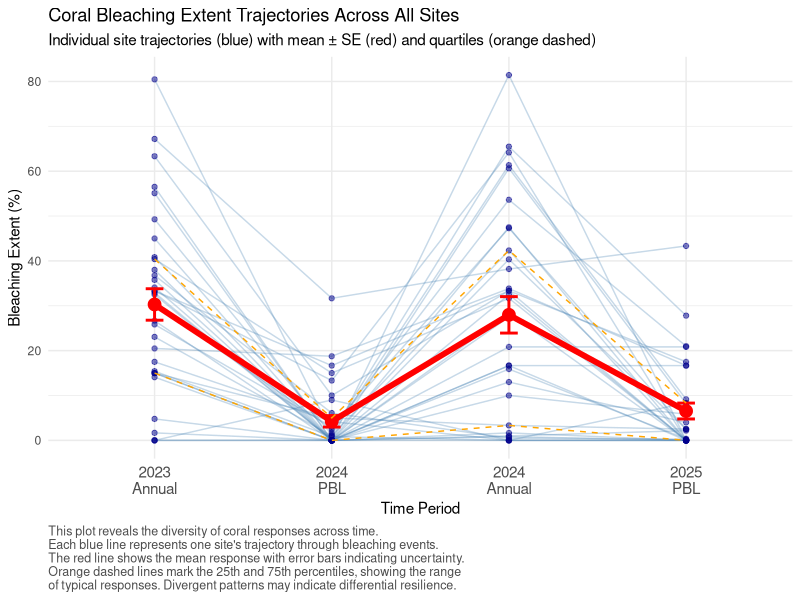
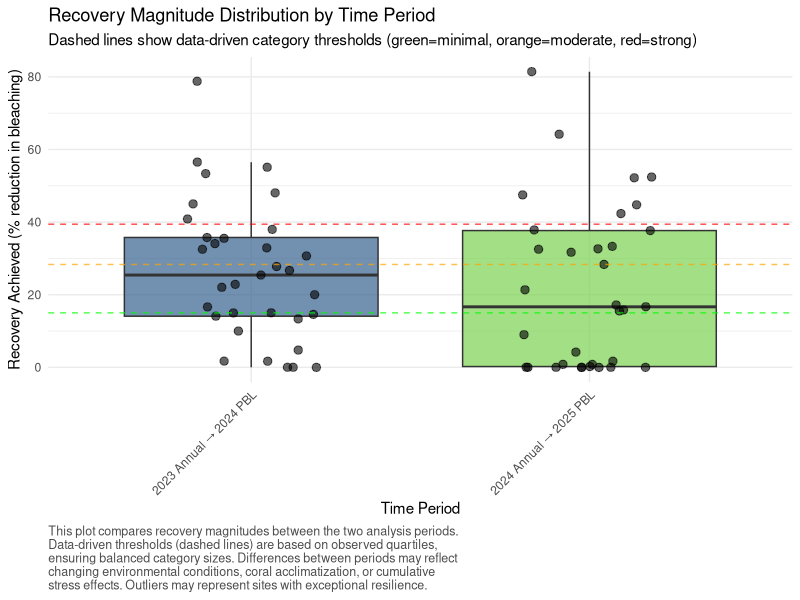
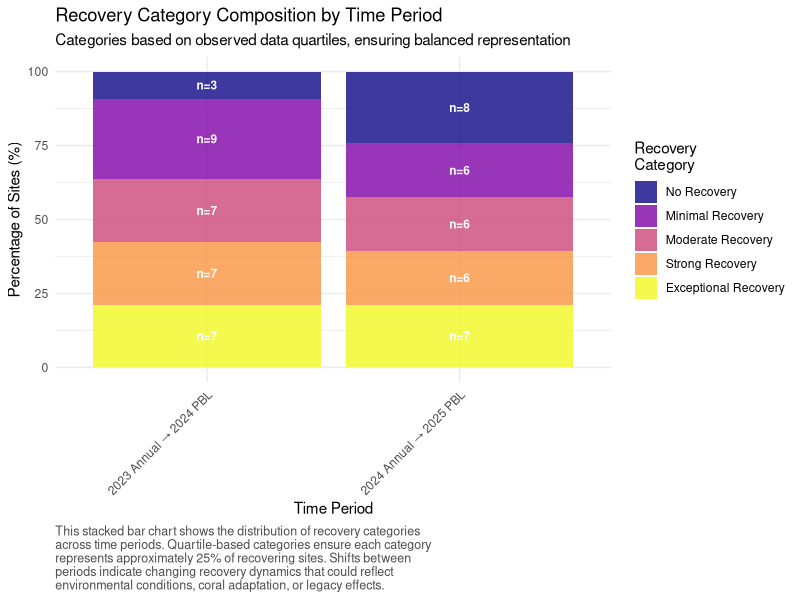
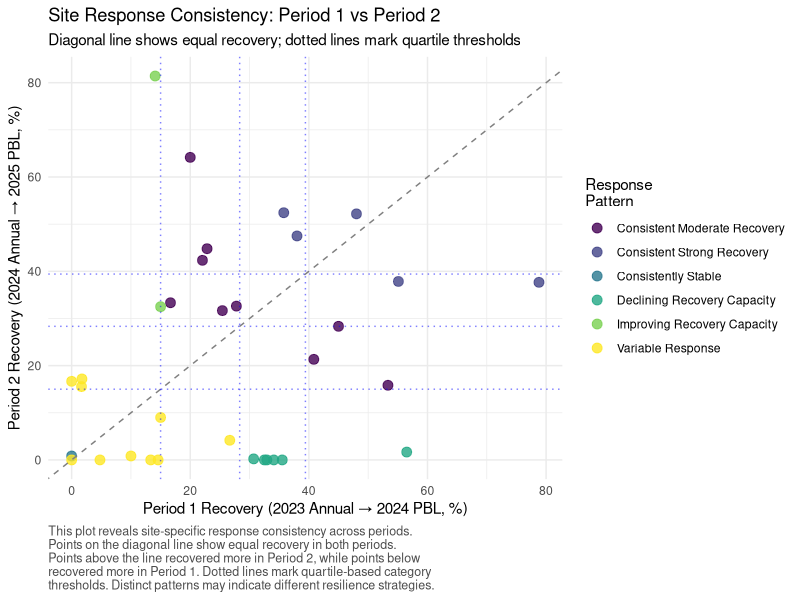
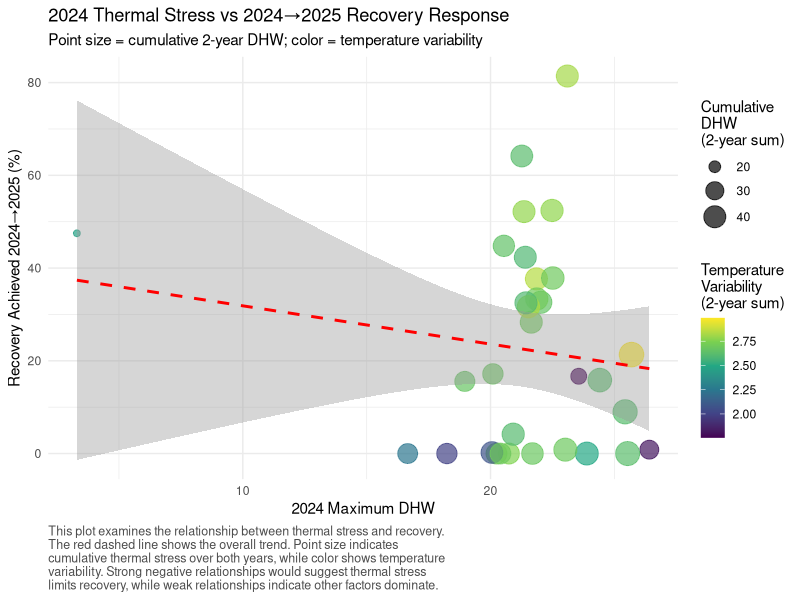

Write the R code that produced these figures, in order.
# ============================================================================
# 03: Comprehensive Bleaching Response and Recovery Analysis
# ============================================================================
# Purpose: Analyze coral bleaching response patterns across timepoints,
#          calculate recovery metrics using data-driven quartile classifications,
#          and examine temporal dynamics of coral condition changes.
#          Focus on 2023 Annual → 2024 PBL vs 2024 Annual → 2025 PBL patterns.
# Author: Coral Bleaching Analysis Pipeline
# Date: Analysis of 2023-2025 bleaching events
# Dependencies: Requires outputs from scripts 01 and 02
# ============================================================================

# Load required libraries with explicit purpose for each
library(dplyr)        # Data manipulation and summarization
library(ggplot2)      # Advanced plotting and visualization
library(readr)        # Efficient CSV reading
library(tidyr)        # Data reshaping for analysis
library(viridis)      # Perceptually uniform color scales
library(scales)       # Scale functions for plots
library(gridExtra)    # Multiple plot arrangement
library(corrplot)     # Correlation analysis visualization
library(stringr)      # String manipulation
library(lubridate)    # Date handling if needed

cat("============================================================================\n")
cat("COMPREHENSIVE BLEACHING RESPONSE AND RECOVERY ANALYSIS\n")
cat("============================================================================\n\n")

# ============================================================================
# LOAD PROCESSED DATA FROM PREVIOUS ANALYSES
# ============================================================================

cat("STEP 1: Loading processed datasets from previous analyses\n")
cat("---------------------------------------------------------\n")

# Load extent data (primary response variable)
# Rationale: Bleaching extent provides the most direct measure of coral
# response to thermal stress and recovery capacity over time
if(file.exists("01_extent_site_means.csv")) {
  extent_means <- read_csv("01_extent_site_means.csv")
  cat("Loaded extent site means from Step 01\n")
} else {
  stop("Required file 01_extent_site_means.csv not found. Run script 01 first.")
}

# Load prevalence and mortality data for comprehensive analysis
if(file.exists("01_prevalence_site_means.csv")) {
  prevalence_means <- read_csv("01_prevalence_site_means.csv")
  cat("Loaded prevalence site means from Step 01\n")
} else {
  cat("Warning: Prevalence data not found\n")
  prevalence_means <- NULL
}

if(file.exists("01_mortality_site_means.csv")) {
  mortality_means <- read_csv("01_mortality_site_means.csv")
  cat("Loaded mortality site means from Step 01\n")
} else {
  cat("Warning: Mortality data not found\n")
  mortality_means <- NULL
}

# Load thermal stress metrics
if(file.exists("02_comprehensive_thermal_data.csv")) {
  thermal_data <- read_csv("02_comprehensive_thermal_data.csv")
  cat("Loaded comprehensive thermal data from Step 02\n")
} else {
  cat("Warning: Thermal data not found. Analysis will proceed without thermal context.\n")
  thermal_data <- NULL
}

# Load thermal stress thresholds
if(file.exists("02_thermal_stress_thresholds.csv")) {
  thermal_thresholds <- read_csv("02_thermal_stress_thresholds.csv")
  cat("Loaded thermal stress thresholds from Step 02\n")
} else {
  cat("Warning: Thermal thresholds not found\n")
  thermal_thresholds <- NULL
}

cat(sprintf("Primary dataset dimensions: %d rows × %d columns\n", nrow(extent_means), ncol(extent_means)))

# ============================================================================
# KEY TIMEPOINT EXTRACTION AND VALIDATION
# ============================================================================

cat("\nSTEP 2: Extracting and validating key timepoints for response analysis\n")
cat("----------------------------------------------------------------------\n")

# Define the four critical timepoints for response analysis
# Rationale: These timepoints capture two complete bleaching-recovery cycles:
# Cycle 1: 2023 Annual (baseline) → 2024 PBL (post-2023 stress response)
# Cycle 2: 2024 Annual (baseline) → 2025 PBL (post-2024 stress response)
key_timepoints <- c("2023_Annual", "2024_PBL", "2024_Annual", "2025_PBL")

# Extract data for key timepoints
key_timepoint_data <- extent_means %>%
  filter(
    (year == 2023 & period == "Annual") |
      (year == 2024 & period == "PBL") |
      (year == 2024 & period == "Annual") |
      (year == 2025 & period == "PBL")
  ) %>%
  mutate(
    timepoint = paste(year, period, sep = "_"),
    timepoint_ordered = factor(timepoint, levels = key_timepoints)
  )

# Validate data completeness for each timepoint
timepoint_summary <- key_timepoint_data %>%
  group_by(timepoint_ordered) %>%
  summarise(
    n_sites = n(),
    mean_bleaching = mean(ext_anybleaching, na.rm = TRUE),
    median_bleaching = median(ext_anybleaching, na.rm = TRUE),
    sd_bleaching = sd(ext_anybleaching, na.rm = TRUE),
    min_bleaching = min(ext_anybleaching, na.rm = TRUE),
    max_bleaching = max(ext_anybleaching, na.rm = TRUE),
    q25_bleaching = quantile(ext_anybleaching, 0.25, na.rm = TRUE),
    q75_bleaching = quantile(ext_anybleaching, 0.75, na.rm = TRUE),
    .groups = "drop"
  )

cat("Timepoint data summary:\n")
print(timepoint_summary)

# Identify sites with complete temporal coverage
sites_complete_coverage <- key_timepoint_data %>%
  group_by(site) %>%
  summarise(
    timepoints_available = n(),
    available_timepoints = paste(sort(unique(timepoint)), collapse = ", "),
    .groups = "drop"
  ) %>%
  filter(timepoints_available == 4)

cat(sprintf("\nSites with complete 4-timepoint coverage: %d\n", nrow(sites_complete_coverage)))
cat("These sites will form the core dataset for response analysis.\n")

# ============================================================================
# VISUALIZATION 1: Temporal Bleaching Trajectories
# ============================================================================

# Create comprehensive trajectory visualization
# Justification: Visual inspection of temporal patterns reveals the diversity
# of coral responses and identifies sites with unusual trajectory patterns

# Filter for sites with complete coverage
complete_trajectory_data <- key_timepoint_data %>%
  filter(site %in% sites_complete_coverage$site)

p1 <- ggplot(complete_trajectory_data, aes(x = timepoint_ordered, y = ext_anybleaching)) +
  # Individual site trajectories
  geom_line(aes(group = site), alpha = 0.3, color = "steelblue") +
  geom_point(aes(group = site), alpha = 0.5, size = 1.5, color = "darkblue") +
  
  # Summary statistics overlay
  stat_summary(fun = mean, geom = "line", aes(group = 1), color = "red", size = 2) +
  stat_summary(fun = mean, geom = "point", color = "red", size = 4) +
  stat_summary(fun.data = mean_se, geom = "errorbar", color = "red", width = 0.1, size = 1) +
  
  # Add quartile bands
  stat_summary(fun = function(x) quantile(x, 0.25, na.rm = TRUE), 
               geom = "line", aes(group = 1), color = "orange", linetype = "dashed") +
  stat_summary(fun = function(x) quantile(x, 0.75, na.rm = TRUE), 
               geom = "line", aes(group = 1), color = "orange", linetype = "dashed") +
  
  scale_x_discrete(labels = c("2023\nAnnual", "2024\nPBL", "2024\nAnnual", "2025\nPBL")) +
  labs(
    title = "Coral Bleaching Extent Trajectories Across All Sites",
    subtitle = "Individual site trajectories (blue) with mean ± SE (red) and quartiles (orange dashed)",
    x = "Time Period",
    y = "Bleaching Extent (%)",
    caption = "This plot reveals the diversity of coral responses across time.\nEach blue line represents one site's trajectory through bleaching events.\nThe red line shows the mean response with error bars indicating uncertainty.\nOrange dashed lines mark the 25th and 75th percentiles, showing the range\nof typical responses. Divergent patterns may indicate differential resilience."
  ) +
  theme_minimal() +
  theme(
    axis.text.x = element_text(size = 11),
    plot.caption = element_text(hjust = 0, size = 9, color = "gray30")
  )

ggsave("03_plot_temporal_trajectories.png", p1, width = 12, height = 8, dpi = 300)
cat("\nSaved: 03_plot_temporal_trajectories.png\n")

# ============================================================================
# RESPONSE METRICS CALCULATION
# ============================================================================

cat("\nSTEP 3: Calculating comprehensive response and recovery metrics\n")
cat("--------------------------------------------------------------\n")

# Create comprehensive response metrics
# Rationale: Multiple metrics capture different aspects of coral responses:
# - Recovery magnitude: absolute change in bleaching extent
# - Recovery efficiency: proportional change relative to initial condition
# - Response direction: improvement vs. deterioration
# - Response consistency: variability across response periods

calculate_response_metrics <- function(initial_bleaching, final_bleaching) {
  # Calculate various response metrics
  # Rationale: Different metrics emphasize different aspects of recovery
  
  # Absolute change (negative = recovery, positive = worsening)
  response_magnitude = final_bleaching - initial_bleaching
  
  # Recovery achieved (always positive, 0 = no recovery)
  recovery_achieved = pmax(0, initial_bleaching - final_bleaching)
  
  # Proportional recovery (relative to initial condition)
  recovery_proportion = ifelse(initial_bleaching > 0, 
                               recovery_achieved / initial_bleaching, 
                               0)
  
  # Persistence of bleaching (what remains after recovery)
  persistence_rate = pmin(initial_bleaching, final_bleaching)
  
  # Worsening magnitude (positive if condition deteriorated)
  worsening_achieved = pmax(0, final_bleaching - initial_bleaching)
  
  return(list(
    response_magnitude = response_magnitude,
    recovery_achieved = recovery_achieved,
    recovery_proportion = recovery_proportion,
    persistence_rate = persistence_rate,
    worsening_achieved = worsening_achieved
  ))
}

# Process both response periods
cat("Processing Period 1: 2023 Annual → 2024 PBL (post-2023 stress response)\n")

period1_data <- complete_trajectory_data %>%
  filter(timepoint %in% c("2023_Annual", "2024_PBL")) %>%
  select(site, timepoint, ext_anybleaching) %>%
  pivot_wider(names_from = timepoint, values_from = ext_anybleaching, names_prefix = "bleaching_") %>%
  filter(!is.na(bleaching_2023_Annual) & !is.na(bleaching_2024_PBL)) %>%
  rowwise() %>%
  mutate(
    period = "2023_to_2024_PBL",
    initial_bleaching = bleaching_2023_Annual,
    final_bleaching = bleaching_2024_PBL,
    response_metrics = list(calculate_response_metrics(initial_bleaching, final_bleaching))
  ) %>%
  unnest_wider(response_metrics) %>%
  select(site, period, initial_bleaching, final_bleaching, response_magnitude, 
         recovery_achieved, recovery_proportion, persistence_rate, worsening_achieved)

cat(sprintf("Period 1 analysis: %d sites\n", nrow(period1_data)))

cat("Processing Period 2: 2024 Annual → 2025 PBL (post-2024 stress response)\n")

period2_data <- complete_trajectory_data %>%
  filter(timepoint %in% c("2024_Annual", "2025_PBL")) %>%
  select(site, timepoint, ext_anybleaching) %>%
  pivot_wider(names_from = timepoint, values_from = ext_anybleaching, names_prefix = "bleaching_") %>%
  filter(!is.na(bleaching_2024_Annual) & !is.na(bleaching_2025_PBL)) %>%
  rowwise() %>%
  mutate(
    period = "2024_to_2025_PBL",
    initial_bleaching = bleaching_2024_Annual,
    final_bleaching = bleaching_2025_PBL,
    response_metrics = list(calculate_response_metrics(initial_bleaching, final_bleaching))
  ) %>%
  unnest_wider(response_metrics) %>%
  select(site, period, initial_bleaching, final_bleaching, response_magnitude, 
         recovery_achieved, recovery_proportion, persistence_rate, worsening_achieved)

cat(sprintf("Period 2 analysis: %d sites\n", nrow(period2_data)))

# Combine both periods
combined_response_data <- bind_rows(period1_data, period2_data)

# ============================================================================
# DATA-DRIVEN RESPONSE CATEGORIZATION USING QUARTILES
# ============================================================================

cat("\nSTEP 4: Establishing data-driven response categories using observed quartiles\n")
cat("-----------------------------------------------------------------------------\n")

# Calculate quartiles for key response metrics
# Rationale: Data-driven categories ensure balanced groups and reflect
# the actual distribution of responses in this specific dataset

# Recovery quartiles
recovery_values <- combined_response_data$recovery_achieved[combined_response_data$recovery_achieved > 0]
recovery_quartiles <- quantile(recovery_values, probs = c(0, 0.25, 0.5, 0.75, 1.0), na.rm = TRUE)

cat("Recovery achieved quartiles (among sites showing recovery):\n")
print(recovery_quartiles)

# Response magnitude quartiles (includes both recovery and worsening)
response_mag_quartiles <- quantile(combined_response_data$response_magnitude, 
                                   probs = c(0, 0.25, 0.5, 0.75, 1.0), na.rm = TRUE)

cat("\nResponse magnitude quartiles (negative = recovery, positive = worsening):\n")
print(response_mag_quartiles)

# Recovery proportion quartiles (relative recovery)
recovery_prop_values <- combined_response_data$recovery_proportion[combined_response_data$recovery_proportion > 0]
recovery_prop_quartiles <- quantile(recovery_prop_values, probs = c(0, 0.25, 0.5, 0.75, 1.0), na.rm = TRUE)

cat("\nRecovery proportion quartiles (among sites showing recovery):\n")
print(recovery_prop_quartiles)

# Apply data-driven categorizations
combined_response_data <- combined_response_data %>%
  mutate(
    # Recovery magnitude categories (data-driven quartiles)
    recovery_category = case_when(
      recovery_achieved == 0 ~ "No Recovery",
      recovery_achieved <= recovery_quartiles[2] ~ "Minimal Recovery",
      recovery_achieved <= recovery_quartiles[3] ~ "Moderate Recovery",
      recovery_achieved <= recovery_quartiles[4] ~ "Strong Recovery",
      recovery_achieved > recovery_quartiles[4] ~ "Exceptional Recovery",
      TRUE ~ "No Recovery"
    ),
    
    # Response direction categories
    response_direction = case_when(
      response_magnitude < response_mag_quartiles[2] ~ "Strong Recovery",
      response_magnitude < 0 ~ "Moderate Recovery",
      abs(response_magnitude) <= 2 ~ "Stable",
      response_magnitude <= response_mag_quartiles[4] ~ "Moderate Worsening",
      response_magnitude > response_mag_quartiles[4] ~ "Strong Worsening",
      TRUE ~ "Stable"
    ),
    
    # Recovery efficiency categories (proportional)
    recovery_efficiency = case_when(
      recovery_proportion == 0 ~ "No Recovery",
      recovery_proportion <= recovery_prop_quartiles[2] ~ "Low Efficiency",
      recovery_proportion <= recovery_prop_quartiles[3] ~ "Moderate Efficiency", 
      recovery_proportion <= recovery_prop_quartiles[4] ~ "High Efficiency",
      recovery_proportion > recovery_prop_quartiles[4] ~ "Very High Efficiency",
      TRUE ~ "No Recovery"
    ),
    
    # Ordered factors for plotting
    recovery_category = factor(recovery_category, 
                               levels = c("No Recovery", "Minimal Recovery", "Moderate Recovery", 
                                          "Strong Recovery", "Exceptional Recovery")),
    response_direction = factor(response_direction,
                                levels = c("Strong Worsening", "Moderate Worsening", "Stable",
                                           "Moderate Recovery", "Strong Recovery")),
    recovery_efficiency = factor(recovery_efficiency,
                                 levels = c("No Recovery", "Low Efficiency", "Moderate Efficiency",
                                            "High Efficiency", "Very High Efficiency"))
  )

# Print category thresholds for documentation
cat("\nData-driven response category thresholds:\n")
cat(sprintf("Recovery categories (based on absolute reduction in bleaching %%):\n"))
cat(sprintf("  Minimal: 0 - %.1f%%\n", recovery_quartiles[2]))
cat(sprintf("  Moderate: %.1f - %.1f%%\n", recovery_quartiles[2], recovery_quartiles[3]))
cat(sprintf("  Strong: %.1f - %.1f%%\n", recovery_quartiles[3], recovery_quartiles[4]))
cat(sprintf("  Exceptional: >%.1f%%\n", recovery_quartiles[4]))

# ============================================================================
# VISUALIZATION 2: Recovery Distribution Analysis
# ============================================================================

# Create comprehensive recovery distribution plots
# Justification: Understanding recovery distributions validates our quartile-based
# categories and reveals patterns between the two time periods

recovery_comparison_data <- combined_response_data %>%
  mutate(
    period_label = ifelse(period == "2023_to_2024_PBL", 
                          "2023 Annual → 2024 PBL", 
                          "2024 Annual → 2025 PBL")
  )

p2 <- ggplot(recovery_comparison_data, aes(x = period_label, y = recovery_achieved, fill = period_label)) +
  geom_boxplot(alpha = 0.7, outlier.shape = NA) +
  geom_jitter(width = 0.2, alpha = 0.6, size = 2.5) +
  geom_hline(yintercept = recovery_quartiles[2:4], linetype = "dashed", 
             color = c("green", "orange", "red"), alpha = 0.7) +
  scale_fill_viridis_d(begin = 0.3, end = 0.8) +
  labs(
    title = "Recovery Magnitude Distribution by Time Period",
    subtitle = "Dashed lines show data-driven category thresholds (green=minimal, orange=moderate, red=strong)",
    x = "Time Period",
    y = "Recovery Achieved (% reduction in bleaching)",
    caption = "This plot compares recovery magnitudes between the two analysis periods.\nData-driven thresholds (dashed lines) are based on observed quartiles,\nensuring balanced category sizes. Differences between periods may reflect\nchanging environmental conditions, coral acclimatization, or cumulative\nstress effects. Outliers may represent sites with exceptional resilience."
  ) +
  theme_minimal() +
  theme(
    axis.text.x = element_text(angle = 45, hjust = 1),
    legend.position = "none",
    plot.caption = element_text(hjust = 0, size = 9, color = "gray30")
  )

ggsave("03_plot_recovery_distributions.png", p2, width = 10, height = 7, dpi = 300)
cat("Saved: 03_plot_recovery_distributions.png\n")

# ============================================================================
# VISUALIZATION 3: Response Category Composition
# ============================================================================

# Create stacked bar chart of response categories
# Justification: Shows the composition of response types across periods
# and validates that quartile-based categories create meaningful groups

category_summary <- recovery_comparison_data %>%
  group_by(period_label, recovery_category) %>%
  summarise(count = n(), .groups = "drop") %>%
  group_by(period_label) %>%
  mutate(
    total = sum(count),
    percentage = count / total * 100
  )

p3 <- ggplot(category_summary, aes(x = period_label, y = percentage, fill = recovery_category)) +
  geom_col(position = "stack", alpha = 0.8) +
  geom_text(aes(label = sprintf("n=%d", count)), 
            position = position_stack(vjust = 0.5), 
            size = 3, color = "white", fontface = "bold") +
  scale_fill_viridis_d(name = "Recovery\nCategory", option = "plasma") +
  labs(
    title = "Recovery Category Composition by Time Period",
    subtitle = "Categories based on observed data quartiles, ensuring balanced representation",
    x = "Time Period",
    y = "Percentage of Sites (%)",
    caption = "This stacked bar chart shows the distribution of recovery categories\nacross time periods. Quartile-based categories ensure each category\nrepresents approximately 25% of recovering sites. Shifts between\nperiods indicate changing recovery dynamics that could reflect\nenvironmental conditions, coral adaptation, or legacy effects."
  ) +
  theme_minimal() +
  theme(
    axis.text.x = element_text(angle = 45, hjust = 1),
    plot.caption = element_text(hjust = 0, size = 9, color = "gray30")
  )

ggsave("03_plot_recovery_categories.png", p3, width = 10, height = 7, dpi = 300)
cat("Saved: 03_plot_recovery_categories.png\n")

# ============================================================================
# SITE-SPECIFIC RESPONSE PATTERN ANALYSIS
# ============================================================================

cat("\nSTEP 5: Analyzing site-specific response patterns across both periods\n")
cat("--------------------------------------------------------------------\n")

# Compare response patterns between periods for each site
# Rationale: Sites may show consistent or variable responses across periods,
# revealing different resilience strategies or stress sensitivities

site_response_patterns <- period1_data %>%
  inner_join(period2_data, by = "site", suffix = c("_p1", "_p2")) %>%
  mutate(
    # Response consistency metrics
    recovery_change = recovery_achieved_p2 - recovery_achieved_p1,
    response_consistency = abs(recovery_achieved_p2 - recovery_achieved_p1),
    
    # Pattern classification based on data-driven thresholds
    pattern_classification = case_when(
      recovery_achieved_p1 > recovery_quartiles[3] & recovery_achieved_p2 > recovery_quartiles[3] ~ "Consistent Strong Recovery",
      recovery_achieved_p1 > recovery_quartiles[2] & recovery_achieved_p2 > recovery_quartiles[2] ~ "Consistent Moderate Recovery",
      recovery_achieved_p1 > recovery_quartiles[3] & recovery_achieved_p2 <= recovery_quartiles[2] ~ "Declining Recovery Capacity",
      recovery_achieved_p1 <= recovery_quartiles[2] & recovery_achieved_p2 > recovery_quartiles[3] ~ "Improving Recovery Capacity",
      response_magnitude_p1 > 0 & response_magnitude_p2 > 0 ~ "Consistent Deterioration",
      abs(response_magnitude_p1) <= 2 & abs(response_magnitude_p2) <= 2 ~ "Consistently Stable",
      TRUE ~ "Variable Response"
    ),
    
    # Recovery trajectory classification
    recovery_trajectory = case_when(
      recovery_change > recovery_quartiles[3] - recovery_quartiles[2] ~ "Accelerating Recovery",
      recovery_change < -(recovery_quartiles[3] - recovery_quartiles[2]) ~ "Decelerating Recovery",
      TRUE ~ "Stable Recovery Rate"
    )
  )

cat("Site response pattern summary:\n")
pattern_summary <- site_response_patterns %>%
  count(pattern_classification) %>%
  arrange(desc(n))
print(pattern_summary)

cat("\nRecovery trajectory summary:\n")
trajectory_summary <- site_response_patterns %>%
  count(recovery_trajectory) %>%
  arrange(desc(n))
print(trajectory_summary)

# ============================================================================
# VISUALIZATION 4: Site Response Pattern Scatter Plot
# ============================================================================

# Create scatter plot comparing responses between periods
# Justification: Reveals correlations, outliers, and different response strategies

p4 <- ggplot(site_response_patterns, aes(x = recovery_achieved_p1, y = recovery_achieved_p2, 
                                         color = pattern_classification)) +
  geom_point(size = 3, alpha = 0.8) +
  geom_abline(slope = 1, intercept = 0, linetype = "dashed", color = "gray50") +
  geom_hline(yintercept = recovery_quartiles[2:4], linetype = "dotted", alpha = 0.5, color = "blue") +
  geom_vline(xintercept = recovery_quartiles[2:4], linetype = "dotted", alpha = 0.5, color = "blue") +
  scale_color_viridis_d(name = "Response\nPattern") +
  labs(
    title = "Site Response Consistency: Period 1 vs Period 2",
    subtitle = "Diagonal line shows equal recovery; dotted lines mark quartile thresholds",
    x = "Period 1 Recovery (2023 Annual → 2024 PBL, %)",
    y = "Period 2 Recovery (2024 Annual → 2025 PBL, %)",
    caption = "This plot reveals site-specific response consistency across periods.\nPoints on the diagonal line show equal recovery in both periods.\nPoints above the line recovered more in Period 2, while points below\nrecovered more in Period 1. Dotted lines mark quartile-based category\nthresholds. Distinct patterns may indicate different resilience strategies."
  ) +
  theme_minimal() +
  theme(plot.caption = element_text(hjust = 0, size = 9, color = "gray30"))

ggsave("03_plot_response_consistency.png", p4, width = 12, height = 8, dpi = 300)
cat("Saved: 03_plot_response_consistency.png\n")

# ============================================================================
# THERMAL STRESS INTEGRATION
# ============================================================================

cat("\nSTEP 6: Integrating thermal stress data with response patterns\n")
cat("-------------------------------------------------------------\n")

if(!is.null(thermal_data)) {
  # Merge response data with thermal stress metrics
  # Rationale: Understanding how thermal stress relates to recovery patterns
  # provides mechanistic insights into coral resilience
  
  # Prepare thermal data for merging
  thermal_summary <- thermal_data %>%
    select(site, year, max_dhw, temp_sd, total_dhw_accumulation) %>%
    pivot_wider(names_from = year, 
                values_from = c(max_dhw, temp_sd, total_dhw_accumulation),
                names_sep = "_")
  
  # Merge with response patterns
  response_thermal_data <- site_response_patterns %>%
    left_join(thermal_summary, by = "site") %>%
    mutate(
      # Calculate thermal stress indices
      cumulative_dhw = max_dhw_2023 + max_dhw_2024,
      thermal_variability = temp_sd_2023 + temp_sd_2024,
      stress_escalation = max_dhw_2024 - max_dhw_2023
    )
  
  cat("Thermal-response integration completed for", nrow(response_thermal_data), "sites\n")
  
  # ========================================================================
  # VISUALIZATION 5: Thermal Stress vs Recovery Analysis
  # ========================================================================
  
  # Create comprehensive thermal stress vs recovery plot
  # Justification: Reveals whether high thermal stress inhibits recovery
  # or if other factors are more important for resilience
  
  p5 <- ggplot(response_thermal_data, aes(x = max_dhw_2024, y = recovery_achieved_p2, 
                                          color = thermal_variability, size = cumulative_dhw)) +
    geom_point(alpha = 0.7) +
    geom_smooth(method = "lm", se = TRUE, color = "red", linetype = "dashed", size = 1) +
    scale_color_viridis_c(name = "Temperature\nVariability\n(2-year sum)") +
    scale_size_continuous(name = "Cumulative\nDHW\n(2-year sum)", range = c(2, 8)) +
    labs(
      title = "2024 Thermal Stress vs 2024→2025 Recovery Response",
      subtitle = "Point size = cumulative 2-year DHW; color = temperature variability",
      x = "2024 Maximum DHW",
      y = "Recovery Achieved 2024→2025 (%)",
      caption = "This plot examines the relationship between thermal stress and recovery.\nThe red dashed line shows the overall trend. Point size indicates\ncumulative thermal stress over both years, while color shows temperature\nvariability. Strong negative relationships would suggest thermal stress\nlimits recovery, while weak relationships indicate other factors dominate."
    ) +
    theme_minimal() +
    theme(plot.caption = element_text(hjust = 0, size = 9, color = "gray30"))
  
  ggsave("03_plot_thermal_vs_recovery.png", p5, width = 12, height = 8, dpi = 300)
  cat("Saved: 03_plot_thermal_vs_recovery.png\n")
  
  # Calculate correlation between thermal stress and recovery
  thermal_recovery_correlation <- cor(response_thermal_data$max_dhw_2024, 
                                      response_thermal_data$recovery_achieved_p2, 
                                      use = "complete.obs")
  
  cat(sprintf("Correlation between 2024 DHW and 2024→2025 recovery: %.3f\n", thermal_recovery_correlation))
  
} else {
  cat("Thermal data not available - skipping thermal integration analysis\n")
  response_thermal_data <- site_response_patterns
}

# ============================================================================
# EXTREME RESPONDER IDENTIFICATION
# ============================================================================

cat("\nSTEP 7: Identifying and characterizing extreme responders\n")
cat("--------------------------------------------------------\n")

# Identify sites with exceptional or concerning responses
# Rationale: Extreme responders (both positive and negative) may provide
# insights into resilience mechanisms or vulnerability factors

# Define extreme responders using data-driven thresholds
extreme_responders <- site_response_patterns %>%
  mutate(
    extreme_category = case_when(
      recovery_achieved_p2 > recovery_quartiles[4] ~ "Exceptional Recovery",
      worsening_achieved_p2 > quantile(combined_response_data$worsening_achieved, 0.9, na.rm = TRUE) ~ "Severe Worsening",
      response_consistency < quantile(site_response_patterns$response_consistency, 0.1, na.rm = TRUE) ~ "Highly Consistent",
      response_consistency > quantile(site_response_patterns$response_consistency, 0.9, na.rm = TRUE) ~ "Highly Variable",
      TRUE ~ "Typical Response"
    )
  ) %>%
  filter(extreme_category != "Typical Response")

cat("Extreme responder categories:\n")
extreme_summary <- extreme_responders %>%
  count(extreme_category) %>%
  arrange(desc(n))
print(extreme_summary)

if(nrow(extreme_responders) > 0) {
  cat("\nDetailed extreme responder analysis:\n")
  for(category in unique(extreme_responders$extreme_category)) {
    cat(sprintf("\n%s sites:\n", category))
    category_sites <- extreme_responders %>%
      filter(extreme_category == category) %>%
      arrange(desc(recovery_achieved_p2))
    
    for(i in 1:min(5, nrow(category_sites))) {
      site_data <- category_sites[i, ]
      cat(sprintf("  %s: P1 recovery=%.1f%%, P2 recovery=%.1f%%\n",
                  site_data$site, site_data$recovery_achieved_p1, site_data$recovery_achieved_p2))
    }
  }
}

# ============================================================================
# SAVE COMPREHENSIVE RESPONSE ANALYSIS RESULTS
# ============================================================================

cat("\nSTEP 8: Saving comprehensive response analysis results\n")
cat("------------------------------------------------------\n")

# Save all response analysis datasets
write_csv(combined_response_data, "03_combined_response_metrics.csv")
write_csv(site_response_patterns, "03_site_response_patterns.csv")
write_csv(extreme_responders, "03_extreme_responders.csv")

if(!is.null(thermal_data)) {
  write_csv(response_thermal_data, "03_response_thermal_integrated.csv")
}

# Save response category thresholds for documentation
response_thresholds_data <- data.frame(
  metric = c("recovery_minimal", "recovery_moderate", "recovery_strong", "recovery_exceptional",
             "response_strong_recovery", "response_stable", "response_strong_worsening"),
  threshold = c(recovery_quartiles[2], recovery_quartiles[3], recovery_quartiles[4], recovery_quartiles[5],
                response_mag_quartiles[2], 2, response_mag_quartiles[4]),
  percentile = c("25th", "50th", "75th", "100th", "25th", "~50th", "75th"),
  description = c("Minimal recovery threshold", "Moderate recovery threshold", 
                  "Strong recovery threshold", "Maximum recovery observed",
                  "Strong recovery threshold", "Stability threshold (±2%)",
                  "Strong worsening threshold")
)
write_csv(response_thresholds_data, "03_response_category_thresholds.csv")

# ============================================================================
# FINAL SUMMARY STATISTICS
# ============================================================================

cat("\nFINAL RESPONSE ANALYSIS SUMMARY\n")
cat("===============================\n")

cat(sprintf("Sites analyzed: %d\n", length(unique(combined_response_data$site))))
cat(sprintf("Total site-period combinations: %d\n", nrow(combined_response_data)))

# Period 1 summary
period1_summary <- combined_response_data %>% filter(period == "2023_to_2024_PBL")
cat(sprintf("\nPeriod 1 (2023 Annual → 2024 PBL) summary:\n"))
cat(sprintf("  Mean recovery: %.1f%%\n", mean(period1_summary$recovery_achieved, na.rm = TRUE)))
cat(sprintf("  Sites with >10%% recovery: %d (%.1f%%)\n", 
            sum(period1_summary$recovery_achieved > 10), 
            sum(period1_summary$recovery_achieved > 10) / nrow(period1_summary) * 100))
cat(sprintf("  Sites with worsening: %d (%.1f%%)\n",
            sum(period1_summary$response_magnitude > 0),
            sum(period1_summary$response_magnitude > 0) / nrow(period1_summary) * 100))

# Period 2 summary  
period2_summary <- combined_response_data %>% filter(period == "2024_to_2025_PBL")
cat(sprintf("\nPeriod 2 (2024 Annual → 2025 PBL) summary:\n"))
cat(sprintf("  Mean recovery: %.1f%%\n", mean(period2_summary$recovery_achieved, na.rm = TRUE)))
cat(sprintf("  Sites with >10%% recovery: %d (%.1f%%)\n",
            sum(period2_summary$recovery_achieved > 10),
            sum(period2_summary$recovery_achieved > 10) / nrow(period2_summary) * 100))
cat(sprintf("  Sites with worsening: %d (%.1f%%)\n",
            sum(period2_summary$response_magnitude > 0),
            sum(period2_summary$response_magnitude > 0) / nrow(period2_summary) * 100))

cat("\nResponse category thresholds (data-driven quartiles):\n")
for(i in 1:4) {
  cat(sprintf("  %s recovery: >%.1f%% (%s percentile)\n",
              c("Minimal", "Moderate", "Strong", "Exceptional")[i],
              c(0, recovery_quartiles[2:4])[i+1],
              c("0th", "25th", "50th", "75th")[i+1]))
}

cat("\nFiles saved:\n")
cat("  - 03_combined_response_metrics.csv\n")
cat("  - 03_site_response_patterns.csv\n")
cat("  - 03_extreme_responders.csv\n")
if(!is.null(thermal_data)) {
  cat("  - 03_response_thermal_integrated.csv\n")
}
cat("  - 03_response_category_thresholds.csv\n")

cat("\nVisualizations saved:\n")
cat("  - 03_plot_temporal_trajectories.png\n")
cat("  - 03_plot_recovery_distributions.png\n")
cat("  - 03_plot_recovery_categories.png\n")
cat("  - 03_plot_response_consistency.png\n")
if(!is.null(thermal_data)) {
  cat("  - 03_plot_thermal_vs_recovery.png\n")
}

cat("\n============================================================================\n")
cat("STEP 3 COMPLETE: Comprehensive bleaching response analysis using data-driven thresholds\n")
cat("Next: Predictive analysis comparing different predictor variables\n")
cat("============================================================================\n")